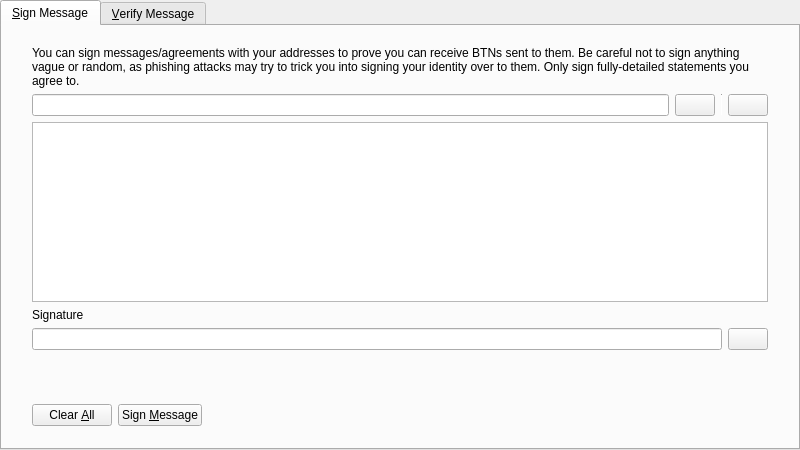
<?xml version="1.0" encoding="UTF-8"?>
<ui version="4.0">
 <class>SignVerifyMessageDialog</class>
 <widget class="QDialog" name="SignVerifyMessageDialog">
  <property name="geometry">
   <rect>
    <x>0</x>
    <y>0</y>
    <width>800</width>
    <height>450</height>
   </rect>
  </property>
  <property name="windowTitle">
   <string>Signatures - Sign / Verify a Message</string>
  </property>
  <property name="modal">
   <bool>true</bool>
  </property>
  <layout class="QVBoxLayout" name="verticalLayout">
   <property name="leftMargin">
    <number>0</number>
   </property>
   <property name="topMargin">
    <number>0</number>
   </property>
   <property name="rightMargin">
    <number>0</number>
   </property>
   <property name="bottomMargin">
    <number>0</number>
   </property>
   <item>
    <widget class="QTabWidget" name="tabWidget">
     <property name="currentIndex">
      <number>0</number>
     </property>
     <widget class="QWidget" name="tabSignMessage">
      <attribute name="title">
       <string>&amp;Sign Message</string>
      </attribute>
      <layout class="QVBoxLayout" name="verticalLayout_SM">
       <property name="leftMargin">
        <number>0</number>
       </property>
       <property name="topMargin">
        <number>0</number>
       </property>
       <property name="rightMargin">
        <number>0</number>
       </property>
       <property name="bottomMargin">
        <number>0</number>
       </property>
       <item>
        <layout class="QVBoxLayout" name="verticalLayout_3">
         <property name="leftMargin">
          <number>30</number>
         </property>
         <property name="topMargin">
          <number>20</number>
         </property>
         <property name="rightMargin">
          <number>30</number>
         </property>
         <property name="bottomMargin">
          <number>20</number>
         </property>
         <item>
          <widget class="QLabel" name="infoLabel_SM">
           <property name="text">
            <string>You can sign messages/agreements with your addresses to prove you can receive BTNs sent to them. Be careful not to sign anything vague or random, as phishing attacks may try to trick you into signing your identity over to them. Only sign fully-detailed statements you agree to.</string>
           </property>
           <property name="textFormat">
            <enum>Qt::PlainText</enum>
           </property>
           <property name="wordWrap">
            <bool>true</bool>
           </property>
          </widget>
         </item>
         <item>
          <layout class="QHBoxLayout" name="horizontalLayout_1_SM">
           <property name="spacing">
            <number>6</number>
           </property>
           <item>
            <widget class="QValidatedLineEdit" name="addressIn_SM">
             <property name="toolTip">
              <string>The BTN address to sign the message with</string>
             </property>
            </widget>
           </item>
           <item>
            <widget class="QPushButton" name="addressBookButton_SM">
             <property name="toolTip">
              <string>Choose previously used address</string>
             </property>
             <property name="text">
              <string/>
             </property>
             <property name="icon">
              <iconset resource="../bitcoin.qrc">
               <normaloff>:/icons/address-book</normaloff>:/icons/address-book</iconset>
             </property>
             <property name="shortcut">
              <string>Alt+A</string>
             </property>
             <property name="autoDefault">
              <bool>false</bool>
             </property>
            </widget>
           </item>
           <item>
            <widget class="Line" name="vLine">
             <property name="maximumSize">
              <size>
               <width>1</width>
               <height>22</height>
              </size>
             </property>
             <property name="orientation">
              <enum>Qt::Vertical</enum>
             </property>
            </widget>
           </item>
           <item>
            <widget class="QPushButton" name="pasteButton_SM">
             <property name="toolTip">
              <string>Paste address from clipboard</string>
             </property>
             <property name="text">
              <string/>
             </property>
             <property name="icon">
              <iconset resource="../bitcoin.qrc">
               <normaloff>:/icons/editpaste</normaloff>:/icons/editpaste</iconset>
             </property>
             <property name="shortcut">
              <string>Alt+P</string>
             </property>
             <property name="autoDefault">
              <bool>false</bool>
             </property>
            </widget>
           </item>
          </layout>
         </item>
         <item>
          <widget class="QPlainTextEdit" name="messageIn_SM">
           <property name="toolTip">
            <string>Enter the message you want to sign here</string>
           </property>
          </widget>
         </item>
         <item>
          <widget class="QLabel" name="signatureLabel_SM">
           <property name="text">
            <string>Signature</string>
           </property>
           <property name="textFormat">
            <enum>Qt::PlainText</enum>
           </property>
          </widget>
         </item>
         <item>
          <layout class="QHBoxLayout" name="horizontalLayout_2_SM">
           <property name="spacing">
            <number>6</number>
           </property>
           <item>
            <widget class="QLineEdit" name="signatureOut_SM">
             <property name="font">
              <font>
               <italic>true</italic>
              </font>
             </property>
             <property name="readOnly">
              <bool>true</bool>
             </property>
            </widget>
           </item>
           <item>
            <widget class="QPushButton" name="copySignatureButton_SM">
             <property name="toolTip">
              <string>Copy the current signature to the system clipboard</string>
             </property>
             <property name="text">
              <string/>
             </property>
             <property name="icon">
              <iconset resource="../bitcoin.qrc">
               <normaloff>:/icons/editcopy</normaloff>:/icons/editcopy</iconset>
             </property>
             <property name="autoDefault">
              <bool>false</bool>
             </property>
            </widget>
           </item>
          </layout>
         </item>
        </layout>
       </item>
       <item>
        <widget class="QWidget" name="buttonsContainerWhite" native="true">
         <layout class="QHBoxLayout" name="horizontalLayout">
          <property name="leftMargin">
           <number>30</number>
          </property>
          <property name="topMargin">
           <number>15</number>
          </property>
          <property name="rightMargin">
           <number>30</number>
          </property>
          <item>
           <widget class="QPushButton" name="clearButton_SM">
            <property name="toolTip">
             <string>Reset all sign message fields</string>
            </property>
            <property name="text">
             <string>Clear &amp;All</string>
            </property>
            <property name="icon">
             <iconset resource="../bitcoin.qrc">
              <normaloff>:/icons/remove</normaloff>:/icons/remove</iconset>
            </property>
            <property name="autoDefault">
             <bool>false</bool>
            </property>
           </widget>
          </item>
          <item>
           <widget class="QPushButton" name="signMessageButton_SM">
            <property name="toolTip">
             <string>Sign the message to prove you own this BTN address</string>
            </property>
            <property name="text">
             <string>Sign &amp;Message</string>
            </property>
            <property name="icon">
             <iconset resource="../bitcoin.qrc">
              <normaloff>:/icons/edit</normaloff>:/icons/edit</iconset>
            </property>
            <property name="autoDefault">
             <bool>false</bool>
            </property>
           </widget>
          </item>
          <item>
           <spacer name="horizontalSpacer_1_SM">
            <property name="orientation">
             <enum>Qt::Horizontal</enum>
            </property>
            <property name="sizeHint" stdset="0">
             <size>
              <width>40</width>
              <height>48</height>
             </size>
            </property>
           </spacer>
          </item>
          <item>
           <widget class="QLabel" name="statusLabel_SM">
            <property name="font">
             <font>
              <weight>75</weight>
              <bold>true</bold>
             </font>
            </property>
            <property name="text">
             <string/>
            </property>
            <property name="wordWrap">
             <bool>true</bool>
            </property>
           </widget>
          </item>
          <item>
           <spacer name="horizontalSpacer_2_SM">
            <property name="orientation">
             <enum>Qt::Horizontal</enum>
            </property>
            <property name="sizeHint" stdset="0">
             <size>
              <width>40</width>
              <height>48</height>
             </size>
            </property>
           </spacer>
          </item>
         </layout>
        </widget>
       </item>
      </layout>
     </widget>
     <widget class="QWidget" name="tabVerifyMessage">
      <attribute name="title">
       <string>&amp;Verify Message</string>
      </attribute>
      <layout class="QVBoxLayout" name="verticalLayout_VM">
       <property name="leftMargin">
        <number>0</number>
       </property>
       <property name="topMargin">
        <number>0</number>
       </property>
       <property name="rightMargin">
        <number>0</number>
       </property>
       <property name="bottomMargin">
        <number>0</number>
       </property>
       <item>
        <layout class="QVBoxLayout" name="verticalLayout_2">
         <property name="leftMargin">
          <number>30</number>
         </property>
         <property name="topMargin">
          <number>20</number>
         </property>
         <property name="rightMargin">
          <number>30</number>
         </property>
         <property name="bottomMargin">
          <number>20</number>
         </property>
         <item>
          <widget class="QLabel" name="infoLabel_VM">
           <property name="text">
            <string>Enter the receiver's address, message (ensure you copy line breaks, spaces, tabs, etc. exactly) and signature below to verify the message. Be careful not to read more into the signature than what is in the signed message itself, to avoid being tricked by a man-in-the-middle attack. Note that this only proves the signing party receives with the address, it cannot prove sendership of any transaction!</string>
           </property>
           <property name="textFormat">
            <enum>Qt::PlainText</enum>
           </property>
           <property name="alignment">
            <set>Qt::AlignLeading|Qt::AlignLeft|Qt::AlignTop</set>
           </property>
           <property name="wordWrap">
            <bool>true</bool>
           </property>
          </widget>
         </item>
         <item>
          <layout class="QHBoxLayout" name="horizontalLayout_1_VM">
           <property name="spacing">
            <number>6</number>
           </property>
           <item>
            <widget class="QValidatedLineEdit" name="addressIn_VM">
             <property name="toolTip">
              <string>The BTN address the message was signed with</string>
             </property>
            </widget>
           </item>
           <item>
            <widget class="QPushButton" name="addressBookButton_VM">
             <property name="toolTip">
              <string>Choose previously used address</string>
             </property>
             <property name="text">
              <string/>
             </property>
             <property name="icon">
              <iconset resource="../bitcoin.qrc">
               <normaloff>:/icons/address-book</normaloff>:/icons/address-book</iconset>
             </property>
             <property name="shortcut">
              <string>Alt+A</string>
             </property>
             <property name="autoDefault">
              <bool>false</bool>
             </property>
            </widget>
           </item>
          </layout>
         </item>
         <item>
          <widget class="QPlainTextEdit" name="messageIn_VM"/>
         </item>
         <item>
          <widget class="QValidatedLineEdit" name="signatureIn_VM"/>
         </item>
        </layout>
       </item>
       <item>
        <widget class="QWidget" name="buttonsContainerWhite_" native="true">
         <layout class="QHBoxLayout" name="horizontalLayout_2">
          <property name="leftMargin">
           <number>30</number>
          </property>
          <property name="topMargin">
           <number>15</number>
          </property>
          <property name="rightMargin">
           <number>30</number>
          </property>
          <item>
           <widget class="QPushButton" name="clearButton_VM">
            <property name="toolTip">
             <string>Reset all verify message fields</string>
            </property>
            <property name="text">
             <string>Clear &amp;All</string>
            </property>
            <property name="icon">
             <iconset resource="../bitcoin.qrc">
              <normaloff>:/icons/remove</normaloff>:/icons/remove</iconset>
            </property>
            <property name="autoDefault">
             <bool>false</bool>
            </property>
           </widget>
          </item>
          <item>
           <widget class="QPushButton" name="verifyMessageButton_VM">
            <property name="toolTip">
             <string>Verify the message to ensure it was signed with the specified BTN address</string>
            </property>
            <property name="text">
             <string>Verify &amp;Message</string>
            </property>
            <property name="icon">
             <iconset resource="../bitcoin.qrc">
              <normaloff>:/icons/transaction_0</normaloff>:/icons/transaction_0</iconset>
            </property>
            <property name="autoDefault">
             <bool>false</bool>
            </property>
           </widget>
          </item>
          <item>
           <spacer name="horizontalSpacer_1_VM">
            <property name="orientation">
             <enum>Qt::Horizontal</enum>
            </property>
            <property name="sizeHint" stdset="0">
             <size>
              <width>40</width>
              <height>48</height>
             </size>
            </property>
           </spacer>
          </item>
          <item>
           <widget class="QLabel" name="statusLabel_VM">
            <property name="font">
             <font>
              <weight>75</weight>
              <bold>true</bold>
             </font>
            </property>
            <property name="text">
             <string/>
            </property>
            <property name="wordWrap">
             <bool>true</bool>
            </property>
           </widget>
          </item>
          <item>
           <spacer name="horizontalSpacer_2_VM">
            <property name="orientation">
             <enum>Qt::Horizontal</enum>
            </property>
            <property name="sizeHint" stdset="0">
             <size>
              <width>40</width>
              <height>48</height>
             </size>
            </property>
           </spacer>
          </item>
         </layout>
        </widget>
       </item>
      </layout>
     </widget>
    </widget>
   </item>
  </layout>
 </widget>
 <customwidgets>
  <customwidget>
   <class>QValidatedLineEdit</class>
   <extends>QLineEdit</extends>
   <header>qvalidatedlineedit.h</header>
  </customwidget>
 </customwidgets>
 <resources>
  <include location="../bitcoin.qrc"/>
 </resources>
 <connections/>
</ui>
